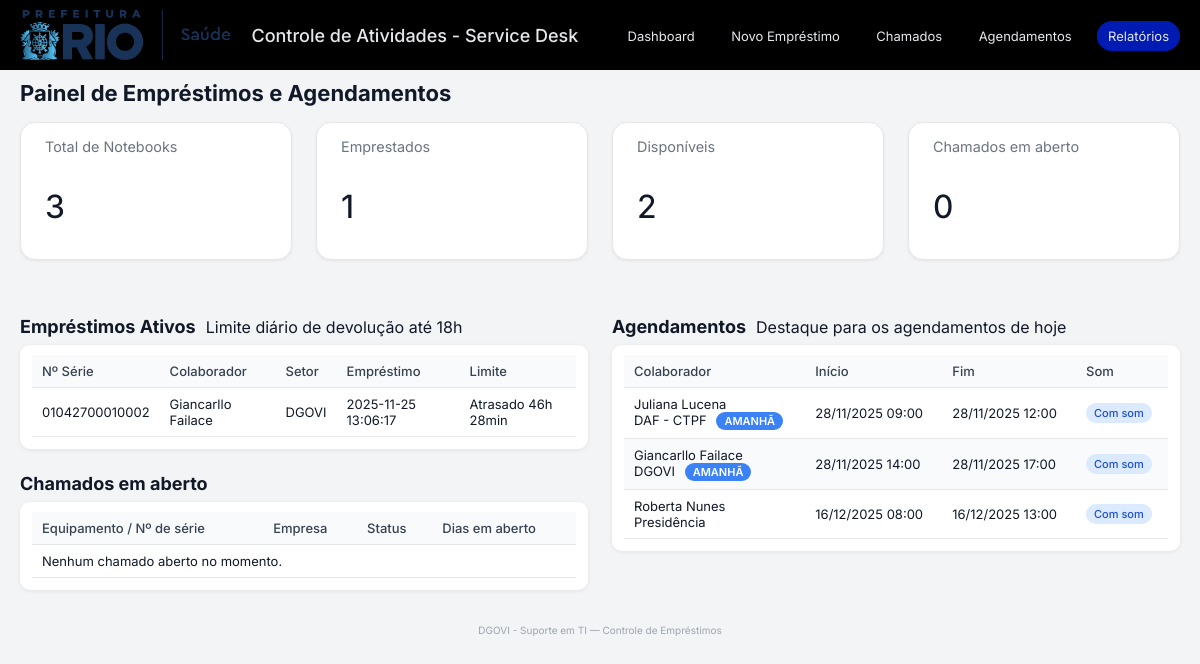
Page /tv on the earlier database version.
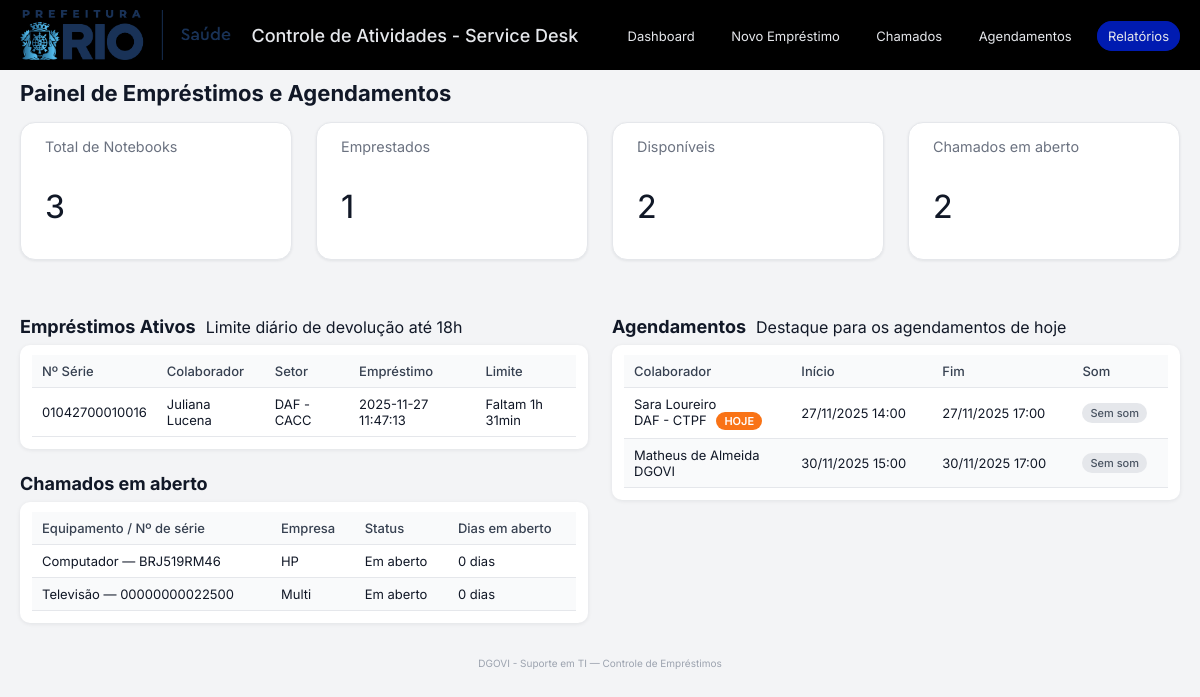
Same page on the later database version.
### tables this page shows
CREATE TABLE loans (
            id INTEGER PRIMARY KEY AUTOINCREMENT,
            notebook_id INTEGER NOT NULL,
            colaborador_nome TEXT NOT NULL,
            colaborador_setor TEXT,
            data_hora_emprestimo TEXT NOT NULL,
            data_hora_devolucao TEXT,
            status TEXT NOT NULL DEFAULT 'emprestado',
            FOREIGN KEY (notebook_id) REFERENCES notebooks (id)
        );

CREATE TABLE notebooks (
            id INTEGER PRIMARY KEY AUTOINCREMENT,
            serial TEXT UNIQUE NOT NULL,
            modelo TEXT,
            status TEXT DEFAULT 'ativo'
        );

CREATE TABLE schedules (
            id INTEGER PRIMARY KEY AUTOINCREMENT,
            notebook_id INTEGER NOT NULL,
            colaborador_nome TEXT NOT NULL,
            colaborador_setor TEXT,
            data_inicio TEXT NOT NULL,
            data_fim TEXT NOT NULL,
            inclui_som INTEGER NOT NULL DEFAULT 0,
            status TEXT NOT NULL DEFAULT 'agendado',
            FOREIGN KEY (notebook_id) REFERENCES notebooks (id)
        );

CREATE TABLE tickets (
            id INTEGER PRIMARY KEY AUTOINCREMENT,
            data_abertura TEXT NOT NULL,
            data_encerramento TEXT,
            status TEXT NOT NULL, -- 'aberto' ou 'fechado'

            tipo_equipamento TEXT,
            empresa TEXT,
            marca TEXT,
            modelo TEXT,
            numero_serie TEXT,
            defeito TEXT,

            endereco TEXT,
            cep TEXT,
            telefone TEXT,
            contatos TEXT,
            email TEXT,

            observacoes TEXT
        );

### app.py (the view)
@app.route("/tv")
def tv_dashboard():
    conn = get_connection()
    cur = conn.cursor()
    cur.execute("SELECT COUNT(*) AS total FROM notebooks WHERE status = 'ativo'")
    total_notebooks = cur.fetchone()["total"]
    cur.execute(
        """
        SELECT
            l.id,
            n.serial,
            n.modelo,
            l.colaborador_nome,
            l.colaborador_setor,
            l.data_hora_emprestimo
        FROM loans l
        JOIN notebooks n ON n.id = l.notebook_id
        WHERE l.status = 'emprestado'
        ORDER BY l.data_hora_emprestimo DESC
        """
    )
    rows_ativos = cur.fetchall()
    emprestimos_ativos = []
    for r in rows_ativos:
        d = dict(r)
        texto_limite, nivel_limite = calcular_tempo_limite(d["data_hora_emprestimo"])
        d["tempo_limite"] = texto_limite
        d["nivel_limite"] = nivel_limite
        emprestimos_ativos.append(d)
    total_emprestados = len(emprestimos_ativos)
    disponiveis = total_notebooks - total_emprestados
    agora = datetime.now().strftime("%Y-%m-%d %H:%M:%S")
    cur.execute(
        """
        SELECT
            s.id,
            n.serial,
            n.modelo,
            s.colaborador_nome,
            s.colaborador_setor,
            s.data_inicio,
            s.data_fim,
            s.inclui_som
        FROM schedules s
        JOIN notebooks n ON n.id = s.notebook_id
        WHERE s.status = 'agendado'
          AND s.data_fim >= ?
        ORDER BY s.data_inicio
        """,
        (agora,),
    )
    rows_sched = cur.fetchall()
    proximos_agendamentos = []
    hoje = datetime.now().date()
    amanha = hoje + timedelta(days=1)
    for r in rows_sched:
        d = dict(r)
        dt_i = datetime.strptime(d["data_inicio"], "%Y-%m-%d %H:%M:%S")
        dt_f = datetime.strptime(d["data_fim"], "%Y-%m-%d %H:%M:%S")
        d["data_inicio_br"] = dt_i.strftime("%d/%m/%Y %H:%M")
        d["data_fim_br"] = dt_f.strftime("%d/%m/%Y %H:%M")
        if dt_i.date() == hoje:
            d["dia_label"] = "HOJE"
            d["classe_dia"] = "hoje"
        elif dt_i.date() == amanha:
            d["dia_label"] = "AMANHÃ"
            d["classe_dia"] = "amanha"
        else:
            d["dia_label"] = dt_i.strftime("%d/%m")
            d["classe_dia"] = "futuro"
        proximos_agendamentos.append(d)
    cur.execute(
        """
        SELECT
            id,
            tipo_equipamento,
            numero_serie,
            empresa,
            data_abertura,
            status
        FROM tickets
        WHERE status = 'aberto'
        ORDER BY data_abertura
        """
    )
    rows_tickets = cur.fetchall()
    chamados_abertos = []
    for r in rows_tickets:
        d = dict(r)
        dt_ab = datetime.strptime(d["data_abertura"], "%Y-%m-%d %H:%M:%S")
        d["data_abertura_br"] = dt_ab.strftime("%d/%m/%Y %H:%M")
        dias = (hoje - dt_ab.date()).days
        d["dias_aberto"] = dias
        chamados_abertos.append(d)
    conn.close()
    return render_template(
        "tv.html",
        body_class="tv-mode",
        total_notebooks=total_notebooks,
        total_emprestados=total_emprestados,
        disponiveis=disponiveis,
        emprestimos_ativos=emprestimos_ativos,
        proximos_agendamentos=proximos_agendamentos,
        chamados_abertos=chamados_abertos,
    )

### app.py (called while the page is built)
def get_connection():
    conn = sqlite3.connect(APP_DB)
    conn.row_factory = sqlite3.Row
    return conn

### templates/tv.html (shortened to what the changed rows need)
{% extends "base.html" %}
{% block content %}
<h2>Painel de Empréstimos e Agendamentos</h2>
<div class="kpi-grid">
    <div class="kpi-card">
    <p class="kpi-label">Chamados em aberto</p>
    <p class="kpi-value">{{ chamados_abertos | length }}</p>
  </div>
</div>
<div class="tv-layout-main">
  <div class="tv-col-left">
    <div>
      <div class="table-card">
        <div class="table-wrapper">
          <table>
            <thead>
              <tr>
                <th>Nº Série</th>
                <th>Colaborador</th>
                <th>Setor</th>
                <th>Empréstimo</th>
                <th>Limite</th>
              </tr>
            </thead>
            <tbody>
              {% for e in emprestimos_ativos %}
                <tr>
                  <td>{{ e.serial }}</td>
                  <td>{{ e.colaborador_nome }}</td>
                  <td>{{ e.colaborador_setor }}</td>
                  <td>{{ e.data_hora_emprestimo }}</td>
                  <td>
                    <span class="badge-limite badge-limite-{{ e.nivel_limite }}">
                      {{ e.tempo_limite }}
                    </span>
                  </td>
                </tr>
              {% endfor %}
            </tbody>
          </table>
        </div>
      </div>
    </div>
    <div>
      <div class="table-card">
        <div class="table-wrapper">
          <table>
            <thead>
              <tr>
                <th>Equipamento / Nº de série</th>
                <th>Empresa</th>
                <th>Status</th>
                <th>Dias em aberto</th>
              </tr>
            </thead>
            <tbody>
              {% for c in chamados_abertos %}
                <tr>
                  <td>
                    {{ c.tipo_equipamento or '-' }}
                    {% if c.numero_serie %}
                      — {{ c.numero_serie }}
                    {% endif %}
                  </td>
                  <td>{{ c.empresa or '-' }}</td>
                  <td>Em aberto</td>
                  <td>{{ c.dias_aberto }} dia{% if c.dias_aberto != 1 %}s{% endif %}</td>
                </tr>
              {% endfor %}
              {% if chamados_abertos|length == 0 %}
                <tr>
                  <td colspan="4">Nenhum chamado aberto no momento.</td>
                </tr>
              {% endif %}
            </tbody>
          </table>
        </div>
      </div>
    </div>
  </div>
  <div class="tv-col-right">
    <div class="table-card">
      <div class="table-wrapper">
        <table>
          <thead>
            <tr>
              <th>Colaborador</th>
              <th>Início</th>
              <th>Fim</th>
              <th>Som</th>
            </tr>
          </thead>
          <tbody>
            {% for a in proximos_agendamentos %}
              <tr class="tv-ag-{{ a.classe_dia }}">
                <td>
                  {{ a.colaborador_nome }}
                  {% if a.colaborador_setor %}
                    <br><span class="tv-sub">{{ a.colaborador_setor }}</span>
                  {% endif %}
                  {% if a.dia_label == 'HOJE' %}
                    <span class="badge-dia badge-hoje">HOJE</span>
                  {% elif a.dia_label == 'AMANHÃ' %}
                    <span class="badge-dia badge-amanha">AMANHÃ</span>
                  {% endif %}
                </td>
                <td>{{ a.data_inicio_br }}</td>
                <td>{{ a.data_fim_br }}</td>
                <td>
                  {% if a.inclui_som %}
                    <span class="badge-som">Com som</span>
                  {% else %}
                    <span class="badge-som badge-som-off">Sem som</span>
                  {% endif %}
                </td>
              </tr>
            {% endfor %}
          </tbody>
        </table>
      </div>
    </div>
  </div>
</div>
{% endblock %}

Differences in the rows shown:
no longer on this page (row edited): loans: serial "01042700010002", colaborador_nome "Giancarllo Failace", colaborador_setor "DGOVI", data_hora_emprestimo "2025-11-25 13:06:17", tempo_limite "Atrasado 46h 28min"
removed schedules: colaborador_nome "Juliana Lucena", colaborador_setor "DAF - CTPF", shows "AMANHÃ", data_inicio_br "28/11/2025 09:00", data_fim_br "28/11/2025 12:00", inclui_som "Com som"
removed schedules: colaborador_nome "Giancarllo Failace", colaborador_setor "DGOVI", shows "AMANHÃ", data_inicio_br "28/11/2025 14:00", data_fim_br "28/11/2025 17:00", inclui_som "Com som"
added loans: serial "01042700010016", colaborador_nome "Juliana Lucena", colaborador_setor "DAF - CACC", data_hora_emprestimo "2025-11-27 11:47:13", tempo_limite "Faltam 1h 31min"
added tickets: tipo_equipamento "Computador", numero_serie "BRJ519RM46", empresa "HP", dias_aberto "0"
added tickets: tipo_equipamento "Televisão", numero_serie "00000000022500", empresa "Multi", dias_aberto "0"
changed schedules: colaborador_nome "Roberta Nunes" → "Sara Loureiro"; colaborador_setor "Presidência" → "DAF - CTPF"; data_inicio_br "16/12/2025 08:00" → "27/11/2025 14:00"; data_fim_br "16/12/2025 13:00" → "27/11/2025 17:00"; now shows "HOJE"; inclui_som "Com som" → "Sem som"
now on this page (row edited): schedules: colaborador_nome "Matheus de Almeida", colaborador_setor "DGOVI", data_inicio_br "30/11/2025 15:00", data_fim_br "30/11/2025 17:00", inclui_som "Sem som"
Other differences:
{{ chamados_abertos | length }}: "0" → "2"
text no longer shown: "Nenhum chamado aberto no momento."
